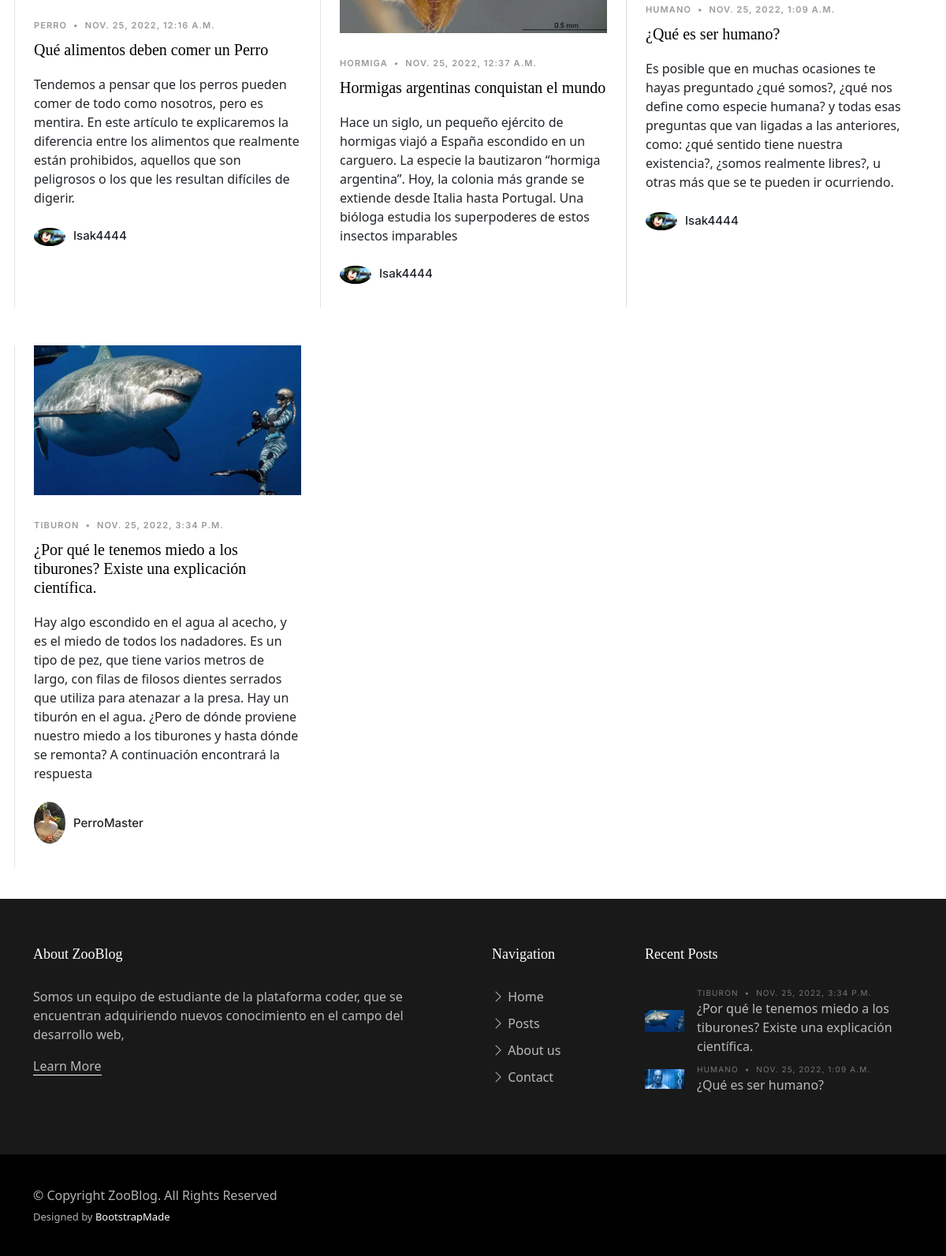
The app's page /Appzoologico/ (lower part), older data.
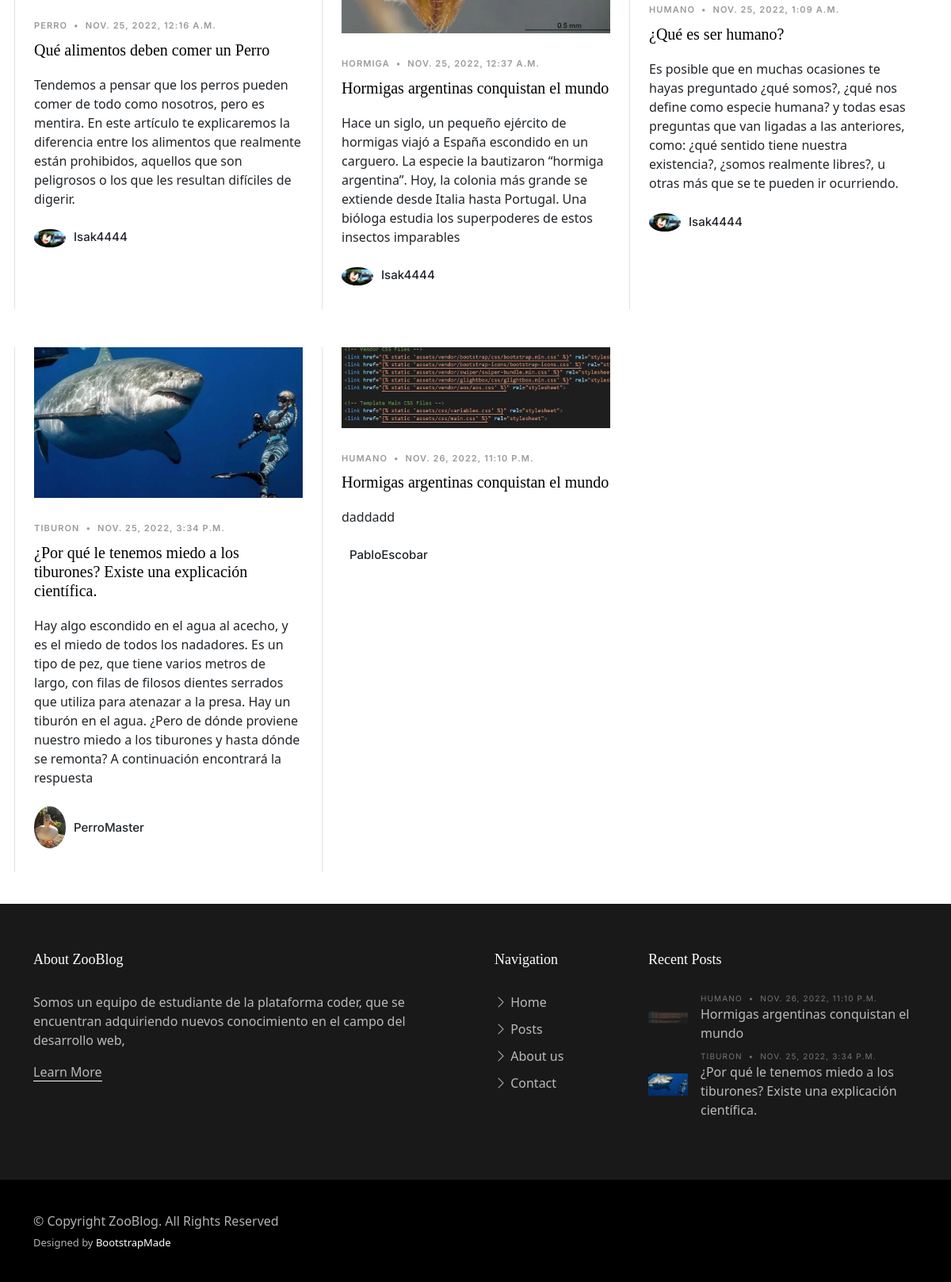
The same page, newer data.
### Appzoologico/models.py (models this page shows, shortened)
class Posteo(models.Model):
    titulo = models.CharField(max_length=80)
    subtitulo = models.TextField(max_length=400)
    posteo = RichTextField()
    user = models.ForeignKey(User, on_delete=models.CASCADE)
    fecha_post = models.DateTimeField(auto_now=False, auto_now_add=False)
    animal = models.CharField(default='',max_length=80)
    imagen = models.ImageField(upload_to='posts', null=True, blank = True)
    avatar_url = models.CharField(default='',max_length=100)

### Appzoologico/views.py (the view)
# urls.py: path('', view_zool, name="Home"),
def view_zool(request):
    return Vista_Base_Index(request, "")

### Appzoologico/views.py (called while the page is built)
def Vista_Base_Index(request, mensaje):
    vertebrados = Animal_GrupoSecundario1.objects.all()
    invertebrados = Animal_GrupoSecundario2.objects.all()
    post = Posteo.objects.all()
    postFooter= post[::-1]
    try:
        avatar = Avatar.objects.get(user = request.user)
    except:
        return render(request, "indexZoo.html",  {"vertebrados": vertebrados, "invertebrados": invertebrados, "post":post, "recentPost": postFooter[0:2], "mensaje": mensaje})
    return render(request, "indexZoo.html",  {"vertebrados": vertebrados, "invertebrados": invertebrados, "imgPerfil": avatar.imagen.url, "post":post, "recentPost": postFooter[0:2], "mensaje": mensaje})

### Appzoologico/templates/indexZoo.html (shortened to what the changed rows need)
<!DOCTYPE html>
<html lang="en">
<head>
  {% load static %}
  <link href="{% static 'assets/vendor/bootstrap/css/bootstrap.min.css' %}" rel="stylesheet">
  <link href="{% static 'assets/vendor/bootstrap-icons/bootstrap-icons.css' %}" rel="stylesheet">
  <link href="{% static 'assets/vendor/swiper/swiper-bundle.min.css' %}" rel="stylesheet">
  <link href="{% static 'assets/vendor/glightbox/css/glightbox.min.css' %}" rel="stylesheet">
  <link href="{% static 'assets/vendor/aos/aos.css' %}" rel="stylesheet">
  <link href="{% static 'assets/css/variables.css' %}" rel="stylesheet">
  <link href="{% static 'assets/css/main.css' %}" rel="stylesheet">
</head>
<body>
  {% block Main %}
  <main id="main">
    <section id="posts" class="posts">
      <div class="container" data-aos="fade-up">
        <div class="row g-5">
          {% for item in post %}
          <div class="col-lg-4 border-start custom-border">
            <div class="post-entry-1 ">
              <a href="{% url 'PostDetalles' item.id %}"><img src="{{ item.imagen.url }}" alt="" class="img-fluid"></a>
              <div class="post-meta"><span class="date">{{item.animal}}</span> <span class="mx-1">&bullet;</span> <span>{{item.fecha_post}}</span></div>
              <h2><a href="{% url 'PostDetalles' item.id %}">{{item.titulo}}</a></h2>
              <p class="mb-4 d-block">{{item.subtitulo | safe}}</p>
              <div class="d-flex align-items-center author">
                <div class="photo"><img src="{{ item.avatar_url }}" alt="" class="img-fluid"></div>
                <div class="name">
                  <h3 class="m-0 p-0">{{item.user.username}}</h3>
                </div>
              </div>
            </div>
          </div>
          {% endfor %}
        </div>
      </div>
    </section>
  </main>
  {% endblock %}
  <footer id="footer" class="footer">
    <div class="footer-content">
      <div class="container">
        <div class="row g-5">
          <div class="col-lg-4">
            <ul class="footer-links footer-blog-entry list-unstyled">
              {% for item in recentPost %}
              <li>
                <a href="{% url 'PostDetalles' item.id %}" class="d-flex align-items-center">
                  <img src="{{ item.imagen.url }}" alt="" class="img-fluid me-3">
                  <div>
                    <div class="post-meta d-block"><span class="date">{{item.animal}}</span> <span class="mx-1">&bullet;</span> <span>{{item.fecha_post}}</span></div>
                    <span>{{item.titulo}}</span>
                  </div>
                </a>
              </li>
              {% endfor %}
            </ul>
          </div>
        </div>
      </div>
    </div>
  </footer>
</body>
</html>

Row changes from the older to the newer data that the page shows:
no longer on one of the page's lists (row unchanged): Posteo: animal "HUMANO", fecha_post "NOV. 25, 2022, 1:09 A.M.", titulo "¿Qué es ser humano?"
added Posteo: imagen (picture), animal "HUMANO", fecha_post "NOV. 26, 2022, 11:10 P.M.", titulo "Hormigas argentinas conquistan el mundo", subtitulo "daddadd", user.username "PabloEscobar"
